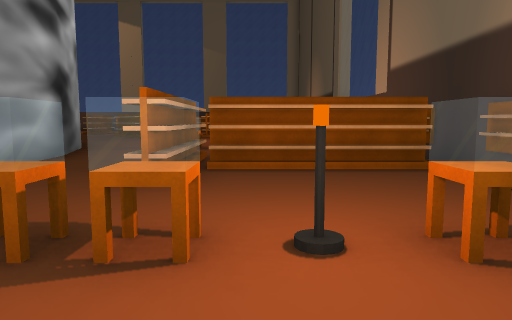
View 1 (above)

24 first-person views from a walk through a scene from a Unity 3-D project. The camera is 1.5 m above the floor, tilts 6° down and sees 70° across. The floor is counted in squares, 2 m on a side. Each view is taken from the middle of a square. On the plan, view 1 faces up. The plan holds only what a view shows up to about 11 squares ahead; the rest is blank. The place goes on beyond the plan. The player character is not drawn. Some animated figures are left out.

View 2
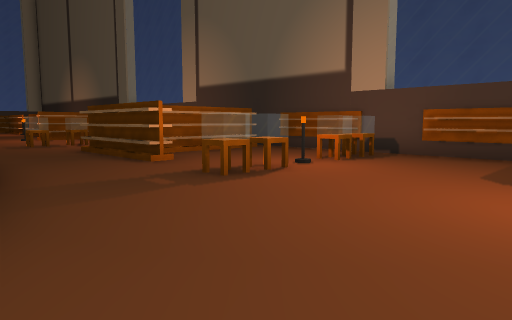

View 3
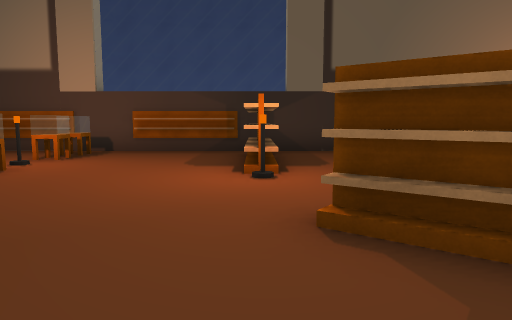

View 4
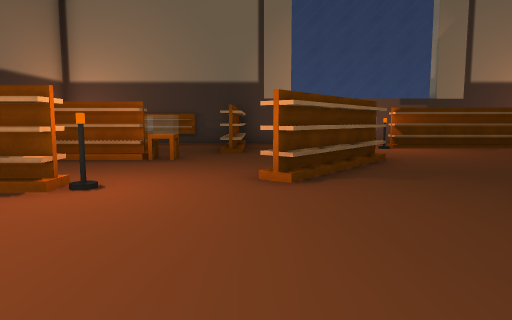

View 5
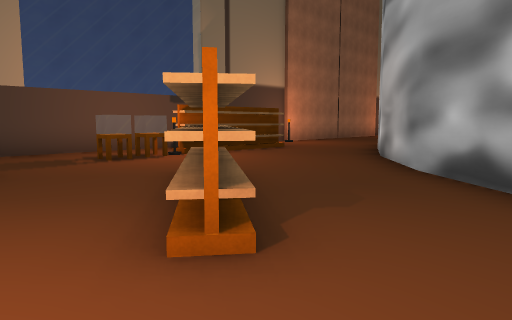

View 6
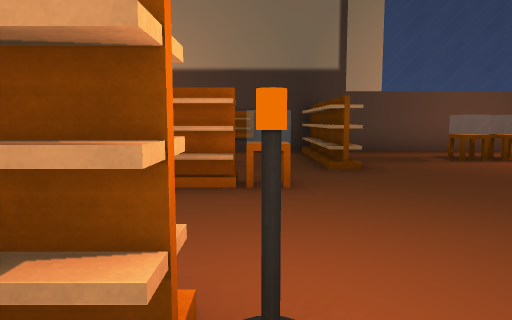

View 7
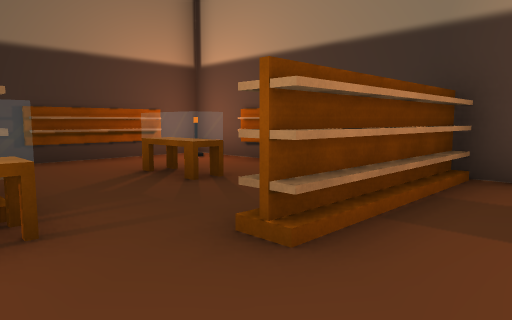

View 8
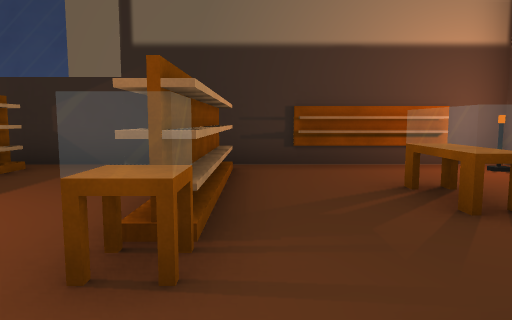

View 9
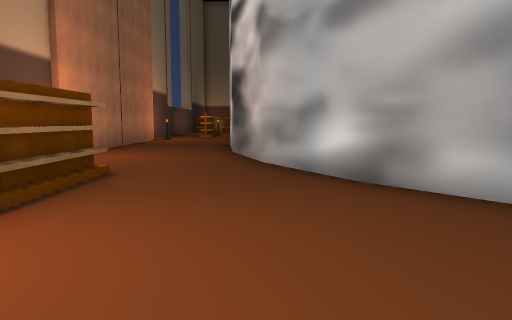

View 10
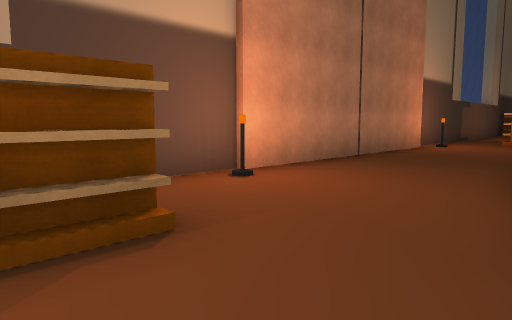

View 11
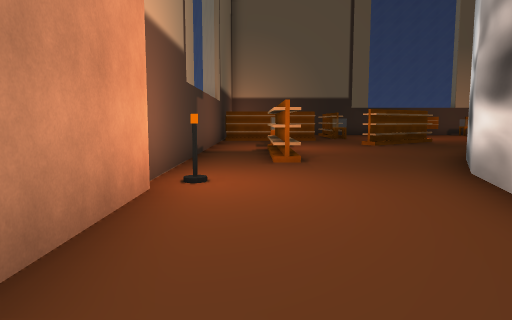

View 12
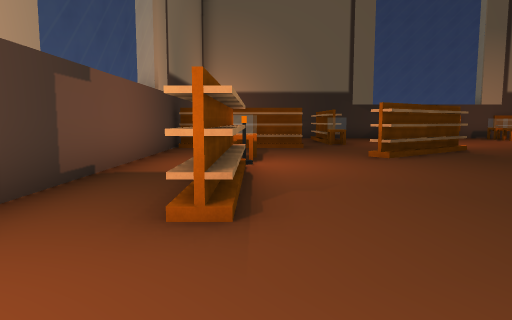

View 13
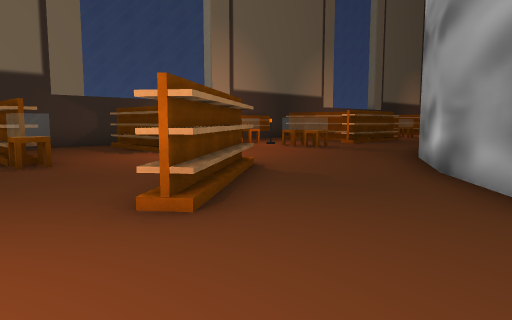

View 14
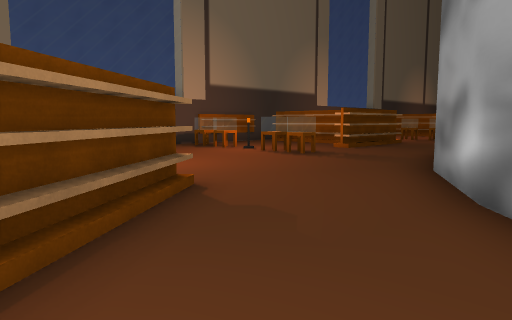

View 15
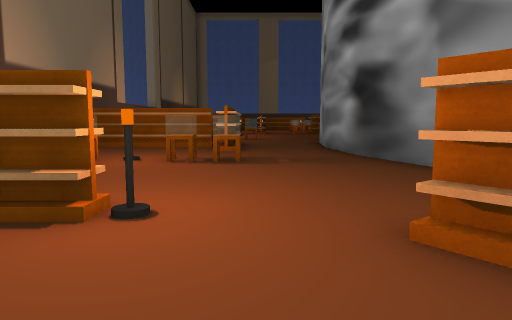

View 16
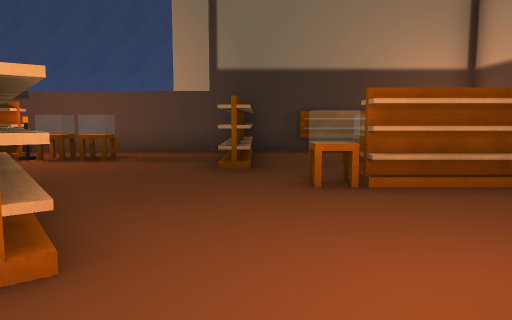

View 17
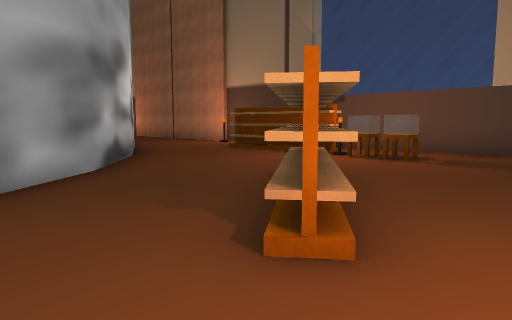

View 18
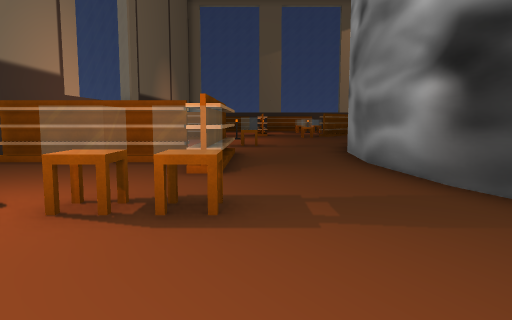

View 19
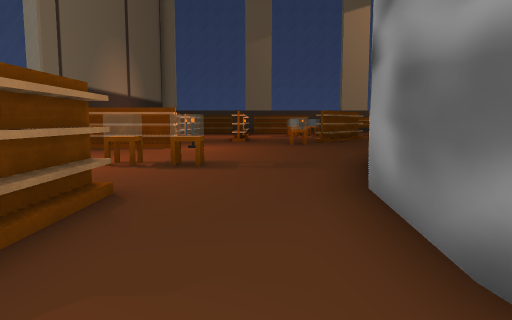

View 20
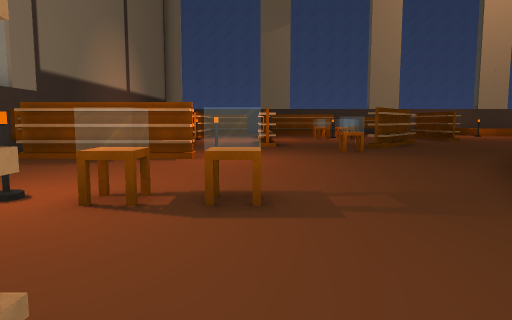

View 21
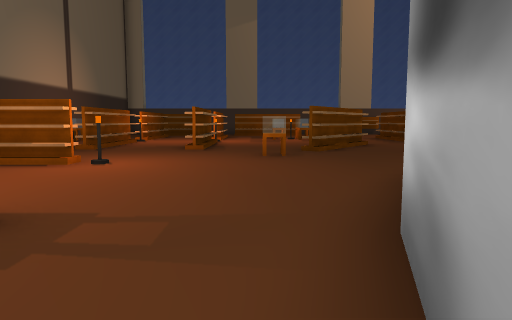

View 22
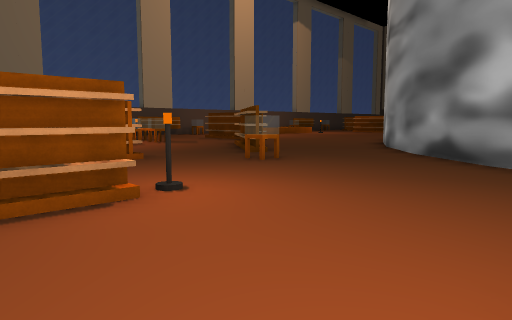

View 23
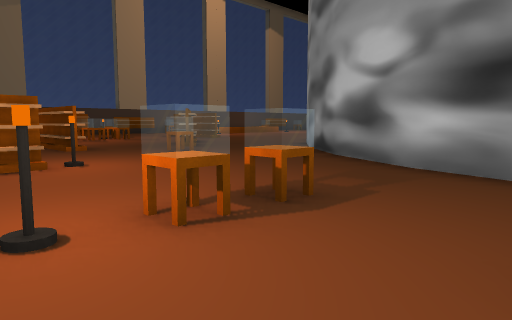

View 24
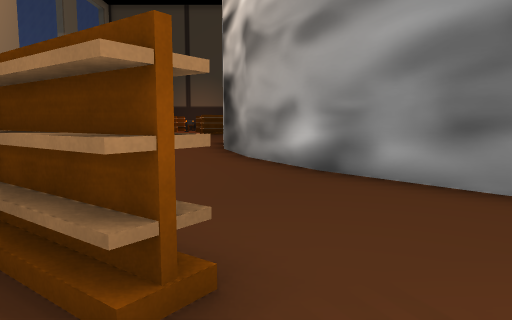

### Floor plan
Points are (right, up) in squares from view 1. A wall is a line through its corners. A room is listed if a view was taken in it or the views show most of it. See-through windows are left out.
Room 1 (views 1, 2, 3, 4, 5, 6, 7, 8, 9, 10)
walls: (-0.6, -2) (-0.1, -2); (-0.6, -5.1) (1, -5.1); (-0.6, -5.3) (1.1, -5.3); (-6.5, -1.7) (-7.8, -3.3); (-7.7, -3.1) (-9.6, -4.7); (2.8, -2.3) (2.1, -2.3); (-9.5, -4.7) (-11.7, -5.9); (3.4, -5.6) (3.4, 5.4); (-2.7, -10.2) (-2.7, -6.7) (-2.2, -6.7); (-2.4, -10.2) (-2.4, -6.6); (-8.1, -10.3) (-0.8, -10.3); (-1.3, 5.9) (-1.3, 4.2); (-10.5, -8.2) (-7.4, -8.2); (-10.4, -8.4) (-7.4, -8.4); (-1, 6) (-1, 4.3) (-1.5, 4.3); (2.9, 5.7) (-0.9, 5.7); (2.9, 5.9) (-0.8, 5.9)
ways out: opening at (-11, -7) to room 2; opening at (-7, -9.5) to room 2; opening at (-1, -6.5) to room 5; opening at (3, -5) to room 5; opening at (-3, 4.3); opening at (3, 6)
objects: other object (-7, -8); other object (-6, -8); other object (-5, -8); shelf (-5, -5) to (-3, -3); other object (-2, 2); other object (-1, -5); other object (-1, -2); other object (-1, 2); other object (0, 2); other object (1, 2); other object (2, 2); shelf (3, 0); shelf (3, 4)
Room 2 (views 11, 12)
walls: (-14.3, -6.6) (-15.3, -6.7); (-19.7, -6.3) (-21.3, -5.9); (-11.7, -5.8) (-14.1, -6.6); (-22.5, -10.3) (-11.4, -10.3); (-22.7, -8.2) (-22.7, -8.8)
ways out: opening at (-11, -7) to room 1; opening at (-7, -9.5) to room 1; opening at (-22.5, -8.5) to room 3
objects: other object (-21, -10); other object (-13, -10)
Room 3 (views 13, 14, 15, 16, 17, 18, 19)
walls: (-30.6, -6.7) (-30.6, -8.6); (-31, -6.7) (-30.4, -6.7) (-30.4, -10.2); (-26.8, -1.3) (-28.1, 1); (-32.4, -5.4) (-34.1, -5.4); (-25.3, -3.2) (-26.9, -1.3); (-32.4, -2.3) (-34.5, -2.3); (-32.4, -2.1) (-33.1, -2.1); (-33.4, -2.1) (-34.5, -2.1); (-28, 1) (-28.7, 3.2); (-34, -5.1) (-32.4, -5.1); (-34.1, -5.3) (-32.4, -5.3); (-25.5, -8.2) (-22.7, -8.2); (-23.4, -4.8) (-25.4, -3.1); (-25.4, -8.4) (-22.6, -8.4); (-30.6, -9.8) (-30.6, -10.2); (-32.2, -10.3) (-22.5, -10.3); (-28.7, 3.1) (-28.9, 4.5); (-23.4, -8.5) (-23.9, -8.5); (-21.3, -5.9) (-23.5, -4.7); (-31.5, 4.3) (-32, 4.3); (-32.3, 5.7) (-34.5, 5.7); (-32.2, 5.9) (-34.5, 5.9)
ways out: opening at (-22.5, -8.5) to room 2; opening at (-30.5, 4.5) to room 4
objects: shelf (-34, -10) to (-33, -10); other object (-34, -8) to (-33, -8); other object (-34, 2); other object (-33, 2); other object (-32, -5); other object (-32, -2); other object (-32, 2); shelf (-30, -5) to (-28, -3); other object (-28, -8); other object (-27, -8); other object (-26, -8)
Room 4 (views 20, 21, 22, 23, 24)
walls: (-26.9, 12.5) (-25.3, 14.5); (-32.2, 14.5) (-34.5, 14.5); (-32.3, 14.9) (-32.3, 14.3) (-34.5, 14.3); (-25.3, 14.4) (-23.4, 16); (-28, 10.4) (-26.9, 12.6); (-30.7, 17.8) (-30.7, 19.5); (-30.6, 19.1) (-30.6, 17.8) (-30.9, 17.8) (-30.9, 19.5); (-23.5, 16) (-21.2, 17.2); (-33.6, 18.6) (-33.6, 17.8); (-31.5, 7.9) (-31.5, 4.3); (-33.3, 19) (-33.3, 17.8) (-33.9, 17.8); (-31.7, 7.9) (-31.7, 4.3); (-21.3, 17.2) (-18.9, 17.9); (-29, 5.6) (-28.7, 8.1) (-28, 10.5); (-32.3, 6.2) (-32.3, 5.7); (-28.9, 4.5) (-29, 5.7)
ways out: opening at (-30.5, 4.5) to room 3
objects: other object (-33, 11); other object (-32, 11); other object (-32, 15); other object (-31, 11); other object (-29, 16); shelf (-27, 18) to (-26, 19)
Room 5 (no view inside)
walls: (1.6, -10.3) (3.4, -10.3) (3.4, -5.6); (2.8, -5.6) (-0.6, -5.6); (2.9, -5.4) (-0.6, -5.4); (-2.2, -6.7) (-2.2, -10.2); (-2.4, -6.7) (-2.4, -10.2)
ways out: opening at (-1, -6.5) to room 1; opening at (3, -5) to room 1
objects: shelf (0, -10) to (1, -10); other object (0, -8) to (1, -8); other object (3, -10); shelf (3, -8)

Positions as (right, up) in squares from view 1, and headings:
1: (0, 0), facing up
2: (-5, -2), facing up-right
3: (-6, -2), facing right
4: (-3, 2), facing down
5: (-2, -1), facing down-left
6: (-1, -1), facing down
7: (-4, -5), facing down-right
8: (-3, -6), facing right
9: (-5, -6), facing left
10: (-9, -6), facing down-left
11: (-16, -9), facing left
12: (-20, -8), facing left
13: (-25, -7), facing up-left
14: (-26, -5), facing up-left
15: (-31, -5), facing up
16: (-31, -1), facing down
17: (-31, -1), facing down-right
18: (-31, -1), facing up
19: (-30, 4), facing up
20: (-31, 7), facing up
21: (-29, 8), facing up
22: (-34, 11), facing up-right
23: (-34, 8), facing up-right
24: (-29, 17), facing right
